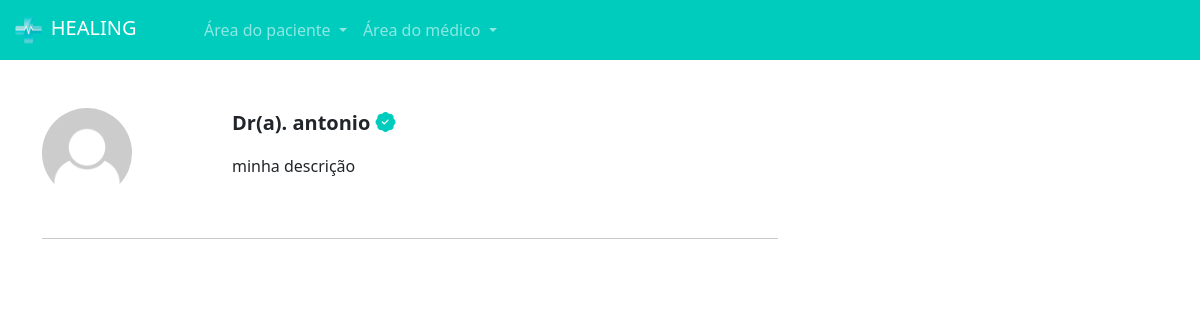
The page /pacientes/escolher_horario/1/ (signed in) on the database its author committed.
### medico/models.py (models this page shows, shortened)
class DadosMedico(models.Model):
    crm = models.CharField(max_length=30)
    nome = models.CharField(max_length=100)
    cep = models.CharField(max_length=15)
    rua = models.CharField(max_length=100)
    bairro = models.CharField(max_length=100)
    numero = models.IntegerField()
    rg = models.ImageField(upload_to='rgs')
    cedula_identidade_medica = models.ImageField(upload_to='cim')
    foto = models.ImageField(upload_to='fotos_perfil')
    descricao = models.TextField()
    valor_consulta = models.FloatField(default=100)
    user = models.ForeignKey(User, on_delete=models.DO_NOTHING)
    especialidade = models.ForeignKey(Especialidades, on_delete=models.DO_NOTHING)

### paciente/views.py (the view)
# urls.py: path('escolher_horario/<int:id_dados_medicos>/', views.escolher_horario, name="escolher_horario"),
def escolher_horario(request, id_dados_medicos):
    if request.method == "GET":
        medico = DadosMedico.objects.get(id=id_dados_medicos)
        datas_abertas = DatasAbertas.objects.filter(user=medico.user).filter(data__gte=datetime.now()).filter(agendado=False)
        return render(request, 'escolher_horario.html', {"medico": medico, 'datas_abertas': datas_abertas, 'is_medico': is_medico(request.user)})

### medico/models.py (called while the page is built)
def is_medico(user):
    return DadosMedico.objects.filter(user=user).exists()

### paciente/templates/escolher_horario.html (shortened to what this page needs)
{% extends "base.html" %}
{% load static %}
{% block 'head' %}
    <link rel="stylesheet" href="{% static 'medicos/css/abrir_horario.css' %}">
    <link rel="stylesheet" href="{% static 'usuarios/css/usuarios.css' %}">
    <link rel="stylesheet" href="{% static 'medicos/css/cadastro_medico.css' %}">
    <link rel="stylesheet" href="{% static 'pacientes/css/home.css' %}">
    <link rel="stylesheet" href="https://cdn.jsdelivr.net/npm/bootstrap-icons@1.11.3/font/bootstrap-icons.min.css">
{% endblock 'head' %}
{% block 'body' %}
{% include "partials/navbar.html" %}
    <div class="container">
        <br><br>
        <div class="row">
            <div class="col-md-8">
                <div class="row">
                    <div class="col-md-3"><img src="{{medico.foto.url}}" class="foto-perfil-card" alt=""></div>
                    <div class="col-md">
                        <p style="font-size: 20px" class="p-bold">Dr(a). {{medico.nome}} <i class="bi bi-patch-check-fill icon-main"></i></p>
                        <p>{{medico.descricao}}</p>
                    </div>
                </div>
                <br>
                <hr>
            </div>
            <div class="col-md-4">
            </div>
        </div>
    </div>
{% endblock 'body' %}

### templates/static/geral/css/base.css (style rules this page uses)
:root { --main-color: #00CCBE; --dark-color: #09A6A3; --contrast-color: #FFD686; }
.p-bold { font-weight: bold; }

### templates/static/pacientes/css/home.css (style rules this page uses)
.foto-perfil-card { width: 90px; height: 90px; border-radius: 45px; }
.icon-main { color: var(--main-color); }

### rows shown on the page
DadosMedico: foto (picture), nome "antonio", descricao "minha descrição"
